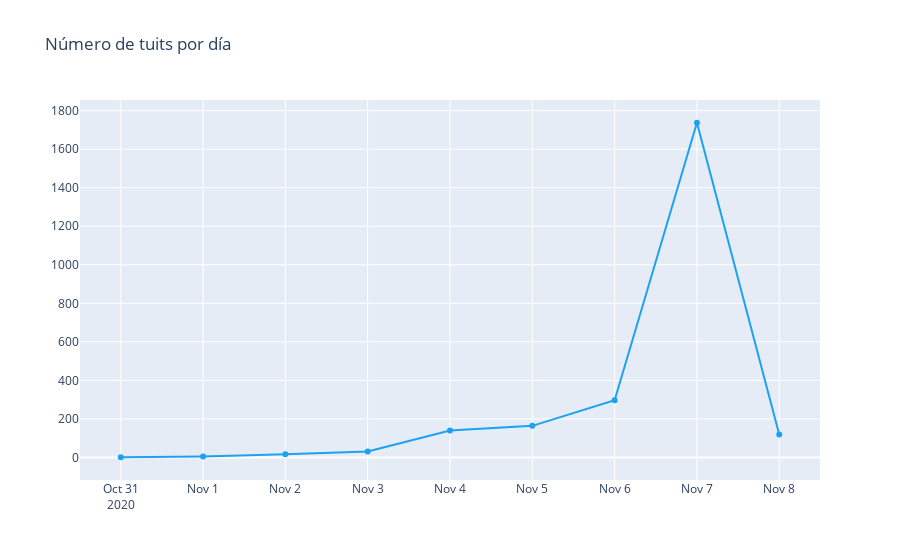

Notebook code for this chart:
### Code cell
trace = go.Scatter(x=data_graf.fecha.values,
                   y=data_graf.cnt.values,
                   text=[f"Fecha: {f}<br>Tuits: {c}" for f,c in zip(data_graf.fecha.values,data_graf.cnt.values)],
                   hoverinfo='text',
                   mode='lines+markers',
                   name='Días',
                   line={'color':'#1DA1F2'})
layout = go.Layout(title='Número de tuits por día')

fig = go.Figure(data=[trace], layout=layout)
iplot(fig)

### Figure 1 — Plotly figure (JSON) as saved in the notebook; plotly's stock layout.template omitted (floating-point values rounded to 4 significant figures)
{"data": [{"hoverinfo": "text", "line": {"color": "#1DA1F2"}, "mode": "lines+markers", "name": "Días", "text": ["Fecha: 2020-10-31<br>Tuits: 1", "Fecha: 2020-11-01<br>Tuits: 5", "Fecha: 2020-11-02<br>Tuits: 16", "Fecha: 2020-11-03<br>Tuits: 31", "Fecha: 2020-11-04<br>Tuits: 140", "Fecha: 2020-11-05<br>Tuits: 164", "Fecha: 2020-11-06<br>Tuits: 297", "Fecha: 2020-11-07<br>Tuits: 1737", "Fecha: 2020-11-08<br>Tuits: 119"], "type": "scatter", "x": ["2020-10-31", "2020-11-01", "2020-11-02", "2020-11-03", "2020-11-04", "2020-11-05", "2020-11-06", "2020-11-07", "2020-11-08"], "y": [1, 5, 16, 31, 140, 164, 297, 1737, 119]}], "layout": {"title": {"text": "Número de tuits por día"}}}
